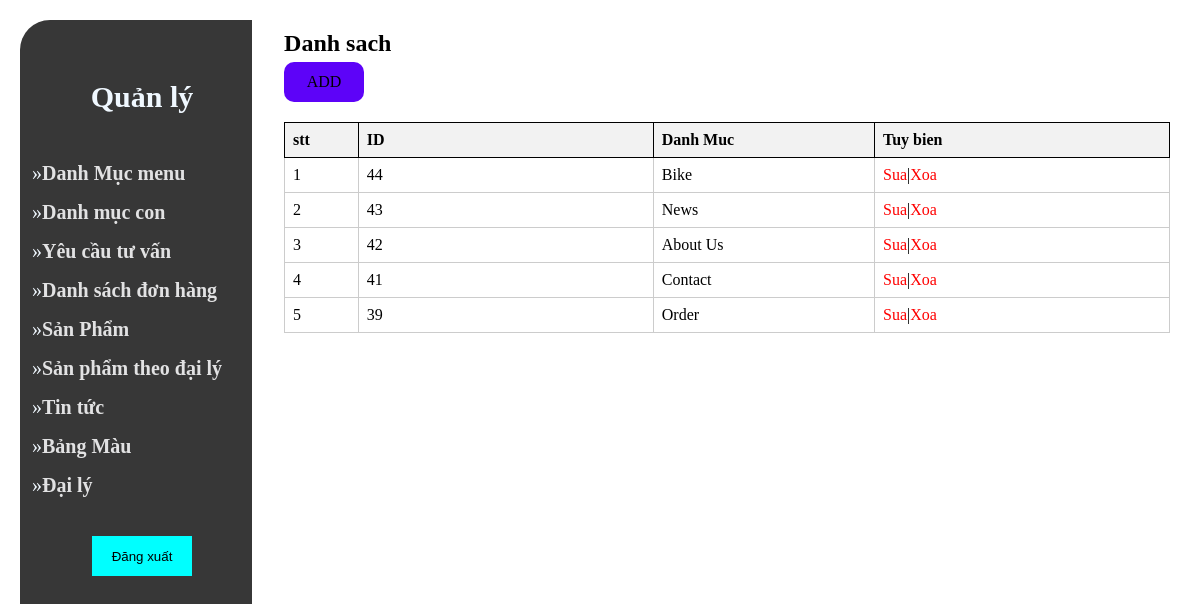
Page /admin/catelist.php on the committed database.
### tables this page shows
CREATE TABLE IF NOT EXISTS `product_category` (
  `id` int(11) NOT NULL AUTO_INCREMENT,
  `name` varchar(50) NOT NULL,
  PRIMARY KEY (`id`)
);

### admin/database.php (called while the page is built, shortened)
<?php
class Database
{
    public $host =DB_HOST;
    public $user = DB_USER;
    public $pass = DB_PASS;
    public $dbname = DB_NAME;
    public $link;
private function connectDB(){
    $this->link = new mysqli($this->host, $this->user, $this-> pass, $this->dbname);
}
public function select($query)
{
    $result = $this->link->query($query) or
    die($this->link->error.__LINE__);
    if($result->num_rows > 0)
    {
        return $result;
    }
    else
    {
        return false;
    }
}
}
?>

### admin/class/caterory_class.php (called while the page is built, shortened)
<?php
include "database.php";
?>
<?php
class Caterory
{
    private $db;
    public function __construct()
    {
        $this -> db = new Database();
    }
    public function show_caterory()
    {
            $query = "SELECT * FROM  product_category ORDER BY id DESC";
            $result = $this->db->select($query);
            return $result;
    }
}
?>

### admin/catelist.php (the view)
<?php
include "header.php";
include "slider.php";
include "class/caterory_class.php";
?>
    <?php
    $cartegory = new Caterory;
    $show_category = $cartegory -> show_caterory();
    ?>
<div class="admin_content_right">
<div class="admin_content_right_cateroty_list">
                    <h1>Danh sach </h1>
                    <div class ="button_add">
                        <a href="caterory.php">ADD</a>
                    </div>
                    <table>
                        <tr>
                            <th>stt</th>
                            <th>ID</th>
                            <th>Danh Muc</th>
                            <th>Tuy bien</th>
                        </tr>
                        <?php
                        if($show_category)
                        {
                            $i=0;
                            while( $result = $show_category->fetch_assoc())
                            {$i++;
                        ?>
                        <tr>
                            <td><?php echo $i?></td>
                            <td><?php echo $result['id']?></td>
                            <td><?php echo $result['name']?></td>
                            <td><a href="cateroryupdate.php?caterory_id=<?php echo $result['id'] ?>">Sua</a>|<a href="caterorydelete.php?caterory_id=<?php echo $result['id']?>"  onclick="return confirm('Bạn có chắc chắn muốn xóa?')">Xoa</a></td>
                        </tr>
                        <?php
                            }
                        }
                        ?>
                    </table>
                </div>
    </section>
</body>
</html>

### admin/style.css (style rules this page uses)
* { max-width: 100%; margin: 0; padding: 0; box-sizing: border-box; outline: none; }
.button_add { background-color: rgb(93, 3, 248); margin-top: 5px; display: flex; justify-content: center; align-items: center; border-radius: 10px; width: 80px; height: 40px; cursor: pointer; margin-bottom: 20px; }
a { text-decoration: none; color: black; }
table { color: black; }
.admin_content_right { width: 80%; padding: 30px 30px 0 12px; }
table { text-align: center; align-items: center; }
.admin_content_right_cateroty_list table { width: 100%; text-align: center; margin-top: 20px; }
.admin_content_right_cateroty_list table tr th,td { border: 1px solid black; }
table { border-collapse: collapse; }
.admin_content_right_cateroty_list table { width: 100%; border-collapse: collapse; }
.admin_content_right_cateroty_list th, .admin_content_right_cateroty_list td { border: 1px solid #ccc; padding: 8px; text-align: left; }
.admin_content_right_cateroty_list th { background-color: #f2f2f2; }
.admin_content_right_cateroty_list th:first-child, .admin_content_right_cateroty_list td:first-child { width: 5%; }
.admin_content_right_cateroty_list th:nth-child(2), .admin_content_right_cateroty_list td:nth-child(2) { width: 20%; }
.admin_content_right_cateroty_list th:nth-child(3), .admin_content_right_cateroty_list td:nth-child(3) { width: 15%; }
.admin_content_right_cateroty_list th:nth-child(4), .admin_content_right_cateroty_list td:nth-child(4) { width: 20%; }
.admin_content_right_cateroty_list td a { color: #ff0000; text-decoration: none; }

### rows in the picture
product_category: id "44", name "Bike"
product_category: id "43", name "News"
product_category: id "42", name "About Us"
product_category: id "41", name "Contact"
product_category: id "39", name "Order"
